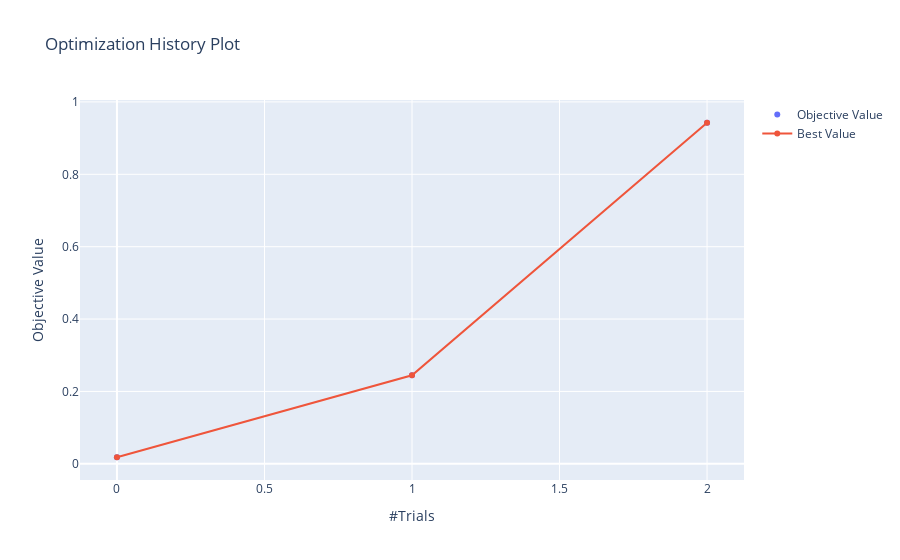

Notebook code cell kept with this figure:
### Code cell
plot_optimization_history(study)

### Figure 1 — Plotly figure (JSON) as saved in the notebook; plotly's stock layout.template omitted (floating-point values rounded to 4 significant figures)
{"data": [{"mode": "markers", "name": "Objective Value", "type": "scatter", "x": [0, 1, 2], "y": [0.01817, 0.2447, 0.9425]}, {"name": "Best Value", "type": "scatter", "x": [0, 1, 2], "y": [0.01817, 0.2447, 0.9425]}], "layout": {"title": {"text": "Optimization History Plot"}, "xaxis": {"title": {"text": "#Trials"}}, "yaxis": {"title": {"text": "Objective Value"}}}}
